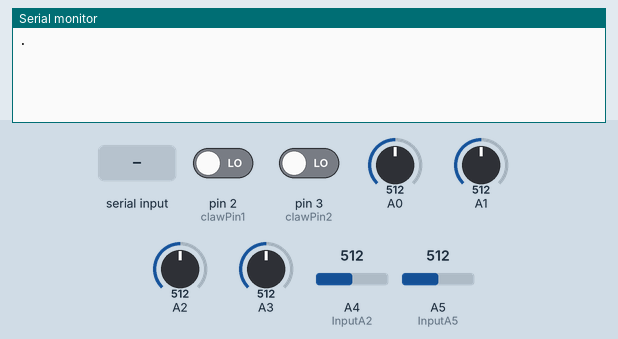
A sketch run on a simulated Arduino Mega 2560, built with avr-gcc and run on an emulated ATmega2560. On the bench: the last lines printed to the serial monitor. The inputs (shaded band) are chosen by the test bench; at power-on: pin 2 (clawPin1) LOW, pin 3 (clawPin2) LOW, A0 = 512, A1 = 512, A2 = 512, A3 = 512, A4 (InputA2) = 512, A5 (InputA5) = 512.

Above: at 1.7 s.
1.8 s: "First" received over the second serial link
At 5.2 s:
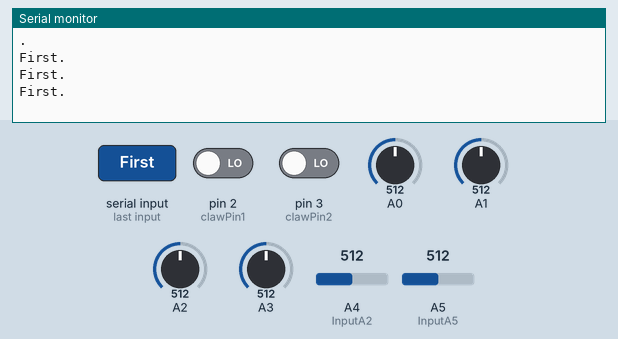
5.3 s: "Second" received over the second serial link
At 8.7 s:
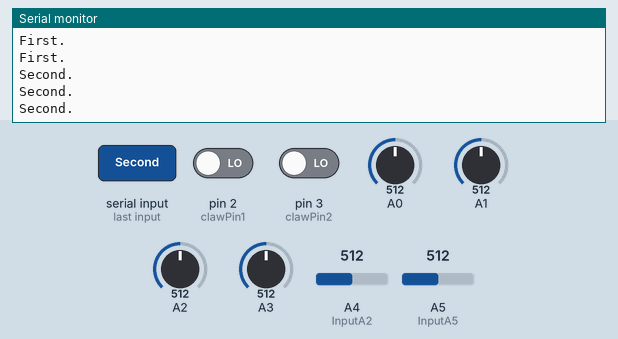
8.8 s: "1" received over the second serial link
At 12.2 s:
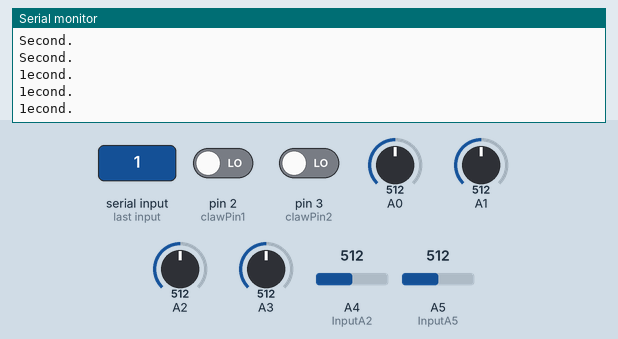
12.3 s: "First" received over the second serial link
At 15.7 s:
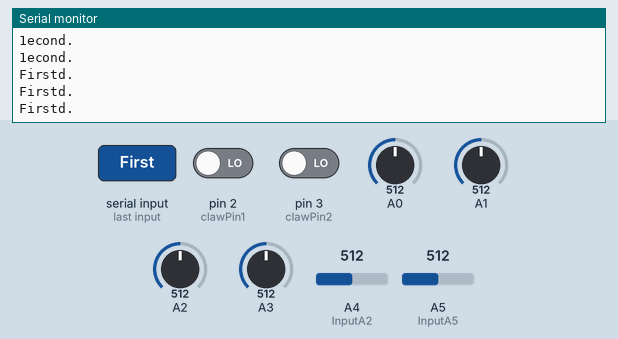
15.8 s: "0" received over the second serial link
At 17.6 s:
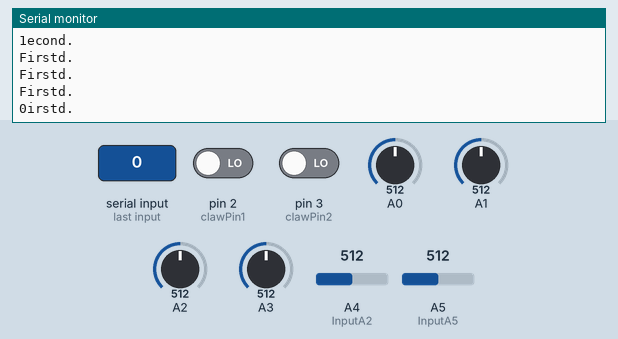

The sketch:

ESC_Sender.ino
```cpp
#include "Servo.h"

const int InputA0 = A0; // Forward and Backward
const int InputA1 = A1; // Left and Right
const int InputA2 = A4; // Up and down
const int InputA3 = A3; // Turning
const int InputA4 = A2;// Tilt
const int InputA5 = A5; // Claw Potentiometer


int PotA2 = 0;
int PotA5;

// Digital pins for the claws
const int clawPin1 = 2;
const int clawPin2 = 3;


int rotate = 0; // degrees to rotate claw


int outputValueZ = 0;
int ZDirection = 0;

int SpeedY = 0;
int SpeedX = 0;
int SpeedZ = 0;
int SpeedT = 0;
int SpeedP = 0;

int XSpeed;
int YSpeed;
int RawX;
int RawY;
int MappedX;
int MappedY;
int XDirect;
int YDirect;

String strSpeedXY;
String strSpeedZ;
String rotMeasure;

String JoystickData;
char joy[30];
char m_str[45];

int buttonState1 = 0;
int buttonState2 = 0;

String Button1;
String Button2;
String data;

typedef struct
 {
     String data;
 }  Joystick;


Joystick firstJoy; // Lateral Movement And Forward/Reverse
Joystick secondJoy; // Vertical Pitch and Rotional Right/Left


void setup() {

  Serial.begin(57600); // initialize Serial
  Serial1.begin(57600);
  pinMode(clawPin1, INPUT); // set pin mode
  pinMode(clawPin2, INPUT);
  delay(500);

}

void loop() {
  PotA2 = analogRead(InputA2);
  PotA5 = analogRead(InputA5);

  buttonState1 = digitalRead(clawPin1);
  buttonState2 = digitalRead(clawPin2);

  if (buttonState1 == HIGH){
    Button1 = "1";
  }
  if (buttonState1 == LOW){
    Button1 = "0";
  }
  if(buttonState2 == HIGH){
    Button2 = "1";
  }
  if(buttonState2 == LOW){
    Button2 = "0";
  }

  outputValueZ = map(PotA2, 0, 1023, -25, 25); // map potentiometer Readings of Joystick
  rotate = map(PotA5, 0 ,1023, 160, 20); // map potentiometer readings for Claw
  delay(1);
  configure("First", InputA1, InputA0, "F");

  if (outputValueZ >= 3){
     ZDirection = 1; // Up
  }
  if (outputValueZ <= -3){
     ZDirection = -1; // Down
  }
  if ((outputValueZ < 3) and (outputValueZ> -3) ) {
     ZDirection = 0; // Not moving Vertically
  }
  configure("Second" ,InputA3, InputA4, "P");
  SpeedZ = ZDirection * abs(outputValueZ); // Vertical Speed
  strSpeedZ = String(SpeedZ); // Convert SpeedZ into a string
  rotMeasure = String(rotate); // Convert potetiometer readings for Claw

  JoystickData = "R"+firstJoy.data+ "U"  +strSpeedZ + "T" +secondJoy.data +"A"+ Button1 +"B"+ Button2+ "C"+ rotMeasure;
  //Serial.println(JoystickData);
  JoystickData.toCharArray(joy,30);
  Serial1.write(joy,30);
  Serial1.readBytes(m_str,45);
  data =String(m_str);
  Serial.println(data+ ".\n");
  //delay(50);
}


void configure(String Type , const int Xpin, const int Ypin, String Between){
  XSpeed;
  YSpeed;
  RawX = analogRead(Xpin);
  RawY = analogRead(Ypin);
  MappedX = map(RawX, 0, 1023, -25, 25);
  MappedY = map(RawY, 0, 1023, -25, 25);
  XDirect;
  YDirect;
  String XY;
  if((MappedX <= -3 and MappedX >= -24) and (MappedY <= abs(MappedX) and MappedY >= 0) and (MappedY != 25)){
    XDirect = -1;
    YDirect = 0;
}

if( (MappedX <= -3 and MappedX >= -24) and (MappedY >= MappedX and MappedY < 0) and (MappedY != 25)){
    XDirect = -1;
    YDirect = 0;

}
  if((MappedX == -25) and (abs(MappedY) <= 24)){
    XDirect = -1;
    YDirect = 0;

}

  if( (MappedX >= 3 and MappedX <= 24) and (abs(MappedY)<= MappedX and MappedY < 0) and (MappedY != 25)){
    XDirect = 1;
    YDirect = 0;

  }

  if( (MappedX >= 3 and MappedX <= 24) and (MappedY <= MappedX and MappedY >= 0) and (MappedY != 25)){
    XDirect = 1;
    YDirect = 0;
  }
  if((MappedX == 25) and ( abs(MappedY) <= 24)){
    XDirect = 1;
    YDirect = 0;

  }

  if(((MappedX >= -24 and MappedX <= -3) or (MappedX >= 3 and MappedX <= 24)) and (MappedY > 0 and MappedY > abs(MappedX))){
    YDirect = 1;
    XDirect = 0;
  }
  if(( abs(MappedX) == 25 ) and (MappedY == 25)){
    YDirect = 1;
    XDirect = 0;
  }
  if((MappedX >= -3 and MappedX <= 3) and (MappedY >= 3)) {
    YDirect = 1;
    XDirect = 0;

  }

     if( ((MappedX >= -24 and MappedX <= -3) or (MappedX >= 3 and MappedX <= 24)) and ( MappedY < 0 and MappedY < (-1 * abs(MappedX)))){
     YDirect = -1;
     XDirect = 0;
  }

  if( ( abs(MappedX) == 25 ) and (MappedY == -25 )){
     YDirect = -1;
     XDirect = 0;
  }

  if((MappedX >= -3 and MappedX <= 3) and MappedY <= -3){
    YDirect = -1;
    XDirect = 0;
  }

  if( (MappedX <= 3 and MappedX >= -3) and (MappedY <= 2 and MappedY >= -2) ){
    YDirect = 0;
    XDirect = 0;
}

  YSpeed = YDirect * abs(MappedY);
  XSpeed = XDirect * abs(MappedX);
  XY = String(XSpeed) + Between + String(YSpeed);
  if(Type == "First"){
    firstJoy.data = XY;
  }
  if(Type =="Second"){
    secondJoy.data = XY;
  }
}
```

Measured:
- after the input at 1.8 s, the serial monitor: prints a new line after 1.0 s (image 1)
- after the input at 5.3 s, the serial monitor: prints a new line after 1.0 s (image 2)
- after the input at 8.8 s, the serial monitor: prints a new line after 1.0 s (image 3)
- after the input at 12.3 s, the serial monitor: prints a new line after 1.0 s (image 4)
- after the input at 15.8 s, the serial monitor: prints a new line after 1.0 s (image 5)
